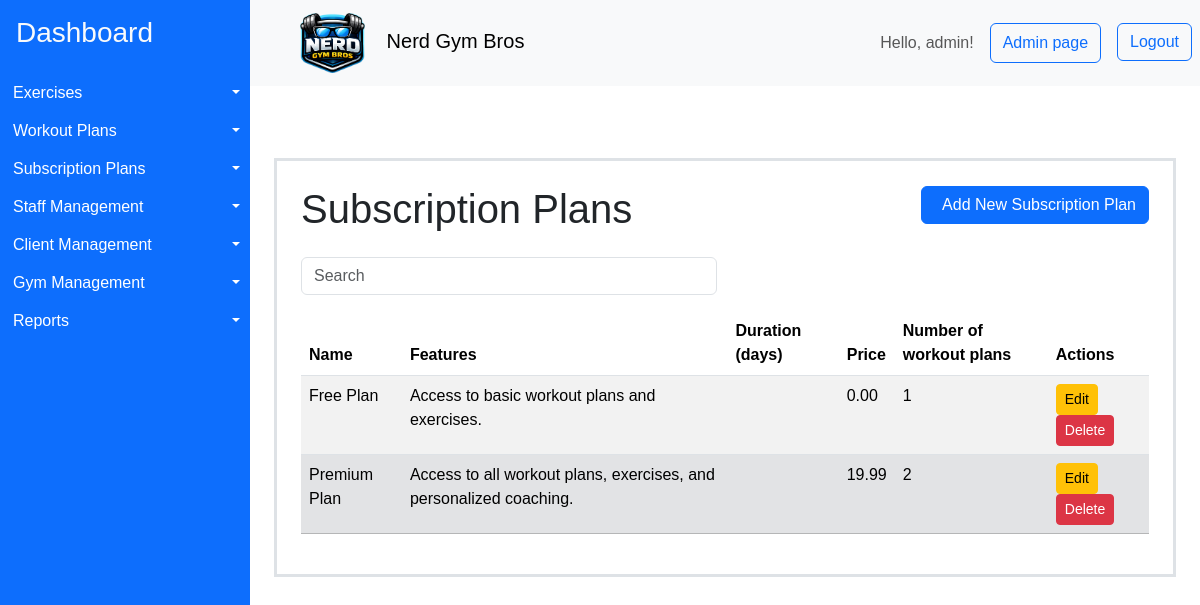
/subscription_plans/ (signed in), run on the app's committed database.
### gymApp/models/subscription.py (models this page shows, shortened)
class SubscriptionPlan(models.Model):
    name = models.CharField(max_length=100)
    price = models.DecimalField(max_digits=10, decimal_places=2)  # e.g., 99.99
    stripe_price_id = models.CharField(
        max_length=255, unique=True, null=True, blank=True
    )
    features = models.TextField()  # Description of features included
    workout_plans = models.ManyToManyField(WorkoutPlan)
    created_at = models.DateTimeField(auto_now_add=True)
    updated_at = models.DateTimeField(auto_now=True)
    class Meta:
        indexes = [
            models.Index(fields=["name"]),
            models.Index(fields=["created_at"]),
        ]

### gymApp/views/admin_page.py (the view)
class SubscriptionPlanListView(LoginRequiredMixin, PermissionRequiredMixin, ListView):
    model = SubscriptionPlan
    template_name = "gymApp/subscription_plan/list.html"
    context_object_name = "subscription_plans"
    permission_required = "gymApp.view_subscriptionplan"

### gymApp/templates/gymApp/subscription_plan/list.html (shortened to what this page needs)
{% extends "gymApp/layout.html" %}
{% load bootstrap_icons %}
{% load static %}
{% block content %}
<div class="container mt-5 p-4 border border-3" >
    <div class="d-flex justify-content-between align-items-center mb-3">
    <h1>Subscription Plans</h1>
    <a href="{% url 'subscription_plan_create' %}" class="btn btn-primary mb-3">
        {% bs_icon 'plus-circle-fill' %} <span class="ms-2">Add New Subscription Plan</span></a>
    </div>
    <div class="row g-3 mb-3">
        <div class="col-md-6">
            <input id="searchInput" type="text" class="form-control" placeholder="Search">
        </div>
    </div>
    <table id="subscriptionPlanTable" class="table table-striped">
        <thead>
            <tr>
                <th class="sortable-th" scope="col">Name</th>
                <th class="sortable-th" scope="col">Features</th>
                <th class="sortable-th" scope="col">Duration (days)</th>
                <th class="sortable-th" scope="col">Price</th>
                <th class="sortable-th" scope="col">Number of workout plans</th>
                <th class="sortable-th" scope="col">Actions</th>
            </tr>
        </thead>
        <tbody>
            {% for subscription_plan in subscription_plans %}
                    <tr>
                        <td class="sp-name">{{ subscription_plan.name }}</td>
                        <td class="sp-desc">{{ subscription_plan.features|truncatewords:20 }}</td>
                        <td class="sp-duration">{{ subscription_plan.duration_days }}</td>
                        <td class="sp-price">{{ subscription_plan.price }}</td>
                        <td class="sp-workout-plans">{{ subscription_plan.workout_plans.count }}</td>
                        <td>
                            <a href="{% url 'subscription_plan_update' subscription_plan.pk %}" class="btn btn-warning btn-sm">Edit</a>
                            <a href="{% url 'subscription_plan_delete' subscription_plan.pk %}" class="btn btn-danger btn-sm">Delete</a>
                        </td>
                    </tr>
            {% empty %}
                    <tr>
                        <td colspan="6">No subscription plans.</td>
                    </tr>
            {% endfor %}
        </tbody>
    </table>
</div>
{% endblock %}

### gymApp/templates/gymApp/layout.html (shortened to what this page needs)
{% load bootstrap_icons %}
{% load static %}
<!DOCTYPE html>
<html>
    <head>
        <link href="https://cdn.jsdelivr.net/npm/bootstrap@5.3.8/dist/css/bootstrap.min.css" rel="stylesheet">
        <link rel="stylesheet" href="{% static 'styles/styles.css' %}">
    </head>
    <body>
    <div class="container-fluid layout d-flex flex-row p-0">
      <aside class="sidebar bg-primary" id="sidebar">
        <a class="d-block h3 pt-3 ps-3 link-light link-underline-opacity-0" href="{% url 'home'%}">Dashboard</a>
        <ul class="list-group mt-4" style="white-space: nowrap;" >
          {% if perms.gymApp.view_exercise %}
            <li class="d-flex  btn-group" >
              <a href="{% url 'exercise_list' %}" class="d-block text-start btn btn-primary rounded-0 flex-grow-1 "> {% bs_icon 'person-walking' size='1.25em'  %} Exercises</a>
              <button type="button" class="d-block btn btn-primary rounded-0 dropdown-toggle dropdown-toggle-split flex-grow-0 flex-shrink-0 " data-bs-toggle="dropdown" aria-expanded="false">
              </button>
            </li>
          {% endif %}
          {% if perms.gymApp.view_workoutplan %}
            <li class="d-flex  btn-group">
              <a href="{% url 'workout_plan_list' %}" class="d-block text-start btn btn-primary rounded-0 flex-grow-1 "> {% bs_icon 'list-check' size='1.25em'  %} Workout Plans</a>
              <button type="button" class="d-block btn btn-primary rounded-0 dropdown-toggle dropdown-toggle-split flex-grow-0 flex-shrink-0 " data-bs-toggle="dropdown" aria-expanded="false">
              </button>
            </li>
          {% endif %}
          {% if perms.gymApp.view_subscriptionplan %}
            <li class="d-flex  btn-group">
              <a href="{% url 'subscription_plan_list' %}" class="d-block text-start btn btn-primary rounded-0 flex-grow-1 "> {% bs_icon 'currency-dollar' size='1.25em'  %} Subscription Plans</a>
              <button type="button" class="d-block btn btn-primary rounded-0 dropdown-toggle dropdown-toggle-split flex-grow-0 flex-shrink-0 " data-bs-toggle="dropdown" aria-expanded="false">
              </button>
            </li>
          {% endif %}
          {% if user.is_superuser %}
          <li class="d-flex  btn-group">
            <a href="{% url 'staff_list' %}" class="d-block text-start btn btn-primary rounded-0 flex-grow-1 "> {% bs_icon 'hammer' size='1.25em'  %} Staff Management</a>
            <button type="button" class="d-block btn btn-primary rounded-0 dropdown-toggle dropdown-toggle-split flex-grow-0 flex-shrink-0 " data-bs-toggle="dropdown" aria-expanded="false">
            </button>
          </li>
          {% endif %}
          {% if perms.gymApp.view_clientprofile %}
          <li class="d-flex  btn-group">
            <a href="{% url 'client_list' %}" class="d-block text-start btn btn-primary rounded-0 flex-grow-1 "> {% bs_icon 'people-fill' size='1.25em'  %} Client Management</a>
            <button type="button" class="d-block btn btn-primary rounded-0 dropdown-toggle dropdown-toggle-split flex-grow-0 flex-shrink-0 " data-bs-toggle="dropdown" aria-expanded="false">
            </button>
          </li>
          {% endif %}
          {% if perms.gymApp.view_gym %}
          <li class="d-flex  btn-group">
            <a href="{% url 'gym_list' %}" class="d-block text-start btn btn-primary rounded-0 flex-grow-1 "> {% bs_icon 'houses-fill' size='1.25em'  %} Gym Management</a>
            <button type="button" class="d-block btn btn-primary rounded-0 dropdown-toggle dropdown-toggle-split flex-grow-0 flex-shrink-0 " data-bs-toggle="dropdown" aria-expanded="false">
            </button>
          </li>
          {% endif %}
          <li class="d-flex  btn-group">
            <a href="{% url 'reports' %}" class="d-block text-start btn btn-primary rounded-0 flex-grow-1 "> {% bs_icon 'file-earmark-bar-graph-fill' size='1.25em'  %} Reports</a>
            <button type="button" class="d-block btn btn-primary rounded-0 dropdown-toggle dropdown-toggle-split flex-grow-0 flex-shrink-0 " data-bs-toggle="dropdown" aria-expanded="false">
            </button>
          </li>
        </ul>
      </aside>
      <div class="content container-fluid p-0">
        <nav class="navbar navbar-light bg-light p-2">
          <div class="d-flex align-items-center">
          <button class="btn toggle-btn" id="toggleBtn">{% bs_icon 'list' size='1.75em' color='blue' %}</button>
          <span class="navbar-brand mb-0 h1 ms-3"><img class="me-3" src="{% static 'assets/icons/logo.png' %}" alt="Nerd Gym Bros Logo" style="height: 3em;"> Nerd Gym Bros </span>
          </div>
          <div class="d-flex">
          <span class=" navbar-text me-3"> Hello, {{ user.username }}! </span>
          {% if user.is_superuser %}
            <button class="btn btn-outline-primary me-3" onclick="location.href='{% url 'admin:index' %}'">Admin page</button>
          {% endif %}
          <form method="post" action="{% url 'logout' %}">
              <button type="submit" class="btn btn-outline-primary">Logout</button>
          </form>
          </div>
        </nav>
        <main class='p-4'>
            {% block content %}{% endblock %}
        </main>
      </div>
    </div>
    </body>
</html>

### gymApp/static/styles/styles.css (style rules this page uses)
* { box-sizing: border-box; }
body { box-sizing: border-box; margin: 0; font-family: sans-serif; }
.layout { min-height: 100vh; }
.sidebar { overflow:hidden; transform: translateX(0); min-width: 250px; width: 250px; transition: width .15s ease-in-out; }
.toggle-btn { display: block; }
.sortable-th { cursor: pointer; }

### data on the page
SubscriptionPlan: name "Free Plan", features "Access to basic workout plans and exercises.", price "0.00", workout_plans.count "1"
SubscriptionPlan: name "Premium Plan", features "Access to all workout plans, exercises, and personalized coaching.", price "19.99", workout_plans.count "2"

### other printed values
{{ user.username }} "admin"
